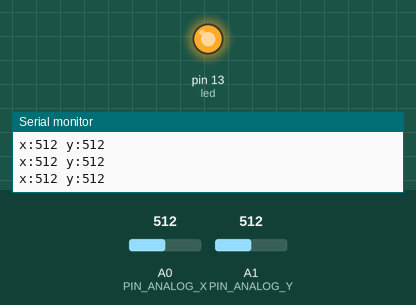
Bench run of a sketch on a simulated Arduino Uno, built with avr-gcc and run on an emulated ATmega328P. Parts: output pins drawn as LEDs (lit = HIGH), the last lines printed to the serial monitor. The test bench sets the inputs (shaded band); at power-on: A0 (PIN_ANALOG_X) = 512, A1 (PIN_ANALOG_Y) = 512.

Above: at 1.2 s.
1.3 s: A0 (PIN_ANALOG_X) set to 492
At 2.1 s:
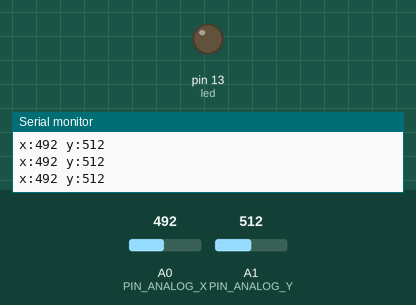
2.8 s: A0 (PIN_ANALOG_X) set to 510
At 3.2 s:
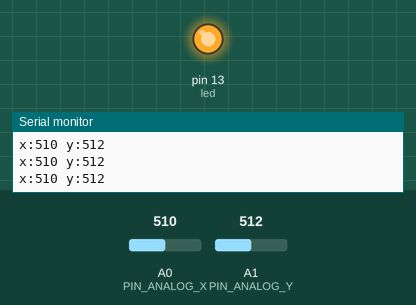
5.8 s: A0 (PIN_ANALOG_X) set to 490
At 6.6 s:
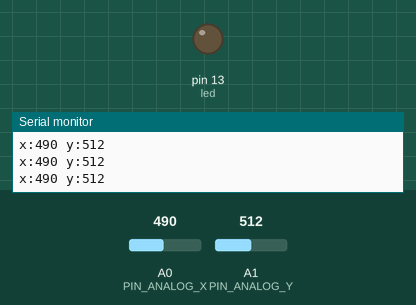
Timing chart, 0 to 8.8 s (numbered marks = the images above; inputs shaded):
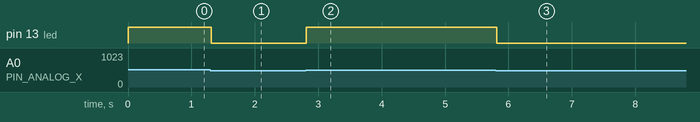

Measured:
- the behaviour switches between 501 and 500 on A0 (PIN_ANALOG_X) (found by bisection; images 0 and 1)
- after the input at 1.3 s, pin 13 (led): HIGH → LOW at once
- after the input at 2.8 s, pin 13 (led): LOW → HIGH at once
- after the input at 5.8 s, pin 13 (led): HIGH → LOW at once

The sketch:

Joystick_testing.ino
```cpp
// Store the Arduino pin associated with each input

// Select button is triggered when joystick is pressed
const byte PIN_BUTTON_SELECT = 2;

const byte PIN_BUTTON_RIGHT = 3;
const byte PIN_BUTTON_UP = 4;
const byte PIN_BUTTON_DOWN = 5;
const byte PIN_BUTTON_LEFT = 6;

const byte PIN_ANALOG_X = 0;
const byte PIN_ANALOG_Y = 1;

int led = 13; //sets led to pin 13

void setup() {
  Serial.begin(9600);

  pinMode(led, OUTPUT);

  pinMode(PIN_BUTTON_RIGHT, INPUT);
  digitalWrite(PIN_BUTTON_RIGHT, HIGH);

  pinMode(PIN_BUTTON_LEFT, INPUT);
  digitalWrite(PIN_BUTTON_LEFT, HIGH);

  pinMode(PIN_BUTTON_UP, INPUT);
  digitalWrite(PIN_BUTTON_UP, HIGH);

  pinMode(PIN_BUTTON_DOWN, INPUT);
  digitalWrite(PIN_BUTTON_DOWN, HIGH);

 // pinMode(PIN_BUTTON_SELECT, INPUT);
 // digitalWrite(PIN_BUTTON_SELECT, HIGH);
}


void loop() {
//  Serial.print("l:");
//  Serial.print(digitalRead(PIN_BUTTON_LEFT));
//  Serial.print(" ");
//
//  Serial.print("r:");
//  Serial.print(digitalRead(PIN_BUTTON_RIGHT));
//  Serial.print(" ");
//
//  Serial.print("u:");
//  Serial.print(digitalRead(PIN_BUTTON_UP));
//  Serial.print(" ");
//
//  Serial.print("d:");
//  Serial.print(digitalRead(PIN_BUTTON_DOWN));
//  Serial.print(" ");

  Serial.print("x:");
  Serial.print(analogRead(PIN_ANALOG_X));
  Serial.print(" ");

  Serial.print("y:");
  Serial.print(analogRead(PIN_ANALOG_Y));
  Serial.print(" ");

 if (analogRead(PIN_ANALOG_X) >500) //This position means anytime joystick goes up,
                                     //LED turns on
 {
  digitalWrite(led, HIGH);
 }

 else digitalWrite(led, LOW);
//  Serial.print("s:");
//  Serial.print(digitalRead(PIN_BUTTON_SELECT));
//  Serial.print(" ");

  Serial.println();
}
```
